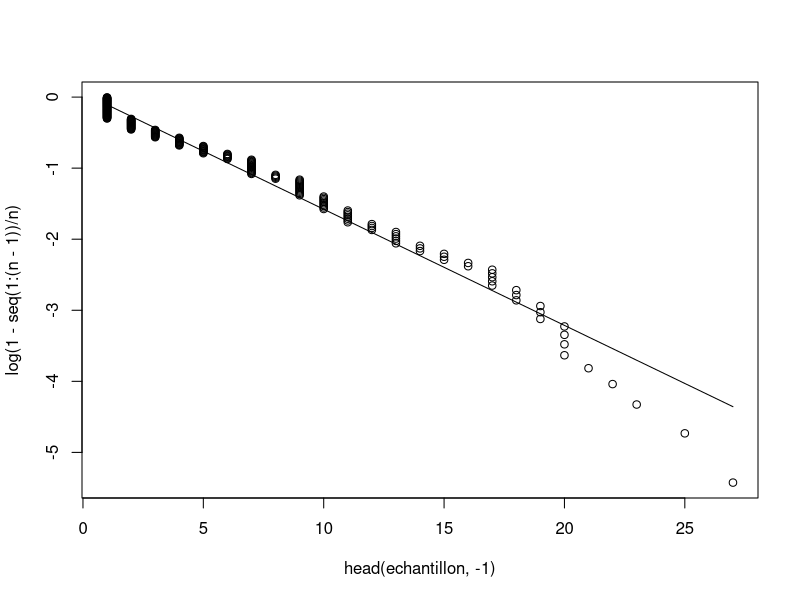

Write R code to recreate this figure.
# Exercice 1 - Question 3
# Graphe de probabilités pour la loi géométrique

# Récupération des données
# (!) Il faut se trouver dans le dossier des scripts
# (!) Sous RStudio, menu "Session > Set Working directory > To Source File Location"
groupe1 <- read.table("groupe1.txt")[,1]
groupe2 <- read.table("groupe2.txt")[,1]

# Tri des données
groupe1_ord <- sort(groupe1)
groupe2_ord <- sort(groupe2)

# Fonction pour tracer un graphe de probabilités
# par rapport à la loi géométrique (cas r = 1)
# PRECONDITIONS : <echantillon> est trié
graphe_probabilites <- function(echantillon)
{
  # Le graphe de probabilités est de la forme h[F(k)] alpha(p)g(k) + beta(p)
  # avec, dans le cas de la loi géométrique :
  #   -> h[F(k)] = ln(1 - F(k))
  #   -> alpha(p) = ln(1 - p)
  #   -> g(k) = k
  #   -> beta(p) = 0
  
  # On trace donc (g(k_i*), h(i/n))
  # NB : on évite le cas ln(0) indéfini en allant jusqu'à n - 1
  n = length(echantillon)
  plot(head(echantillon, -1), log(1 - seq(1:(n-1))/n))
  
  # Si on considère les points alignés, on peut essayer d'en déduire une pente
  # qui représentera le paramètre p. On trace la droite des moindres carrés. 
  abs = head(echantillon,  -1)
  ord = log(1 - seq(1:(n-1))/n)
  reg = lm(ord~abs)
  lines(abs, fitted.values(reg))
  
  # On estime et retourne un paramètre p
  # La pente de la droite des moindres carrés est ln(1 - p)
  pente = reg$coefficients[2]
  # TODO. Retourner la pente
}

graphe_probabilites(groupe1_ord)
# graphe_probabilites(groupe2_ord)

# Jeu de données simulé pour la mesure de qualité
nb_simulations = 1000;
simulations = rgeom(nb_simulations, 0.5)